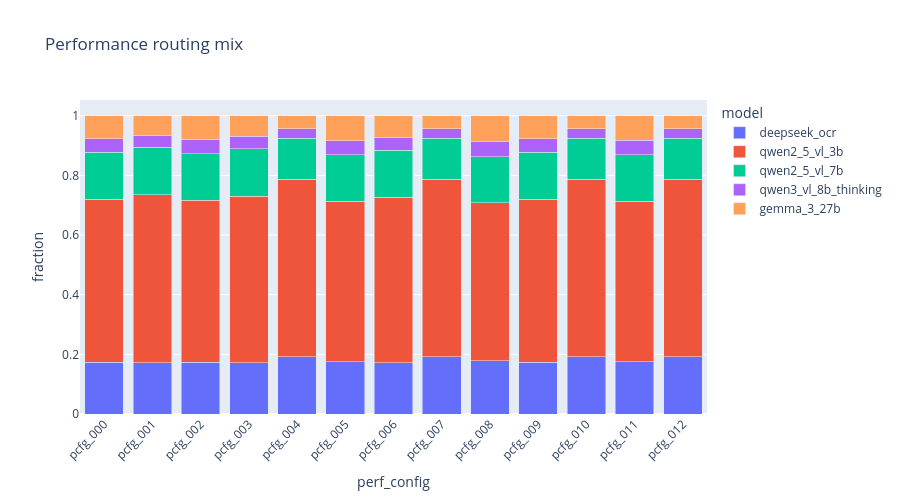

Notebook code cell kept with this figure:
### Markdown cell above
### Routing mix per config

### Code cell
routing_long = (
    routing_df.reset_index().melt(
        id_vars='perf_config',
        var_name='model',
        value_name='fraction',
    )
)
fig = px.bar(
    routing_long,
    x='perf_config',
    y='fraction',
    color='model',
    title='Performance routing mix',
)
fig.update_layout(barmode='stack', xaxis_tickangle=-45, height=500)
fig.show()

### Figure 1 — Plotly figure (JSON) as saved in the notebook; plotly's stock layout.template omitted (floating-point values rounded to 4 significant figures)
{"data": [{"hovertemplate": "model=deepseek_ocr<br>perf_config=%{x}<br>fraction=%{y}<extra></extra>", "legendgroup": "deepseek_ocr", "marker": {"color": "#636efa", "pattern": {"shape": ""}}, "name": "deepseek_ocr", "orientation": "v", "showlegend": true, "textposition": "auto", "type": "bar", "x": ["pcfg_000", "pcfg_001", "pcfg_002", "pcfg_003", "pcfg_004", "pcfg_005", "pcfg_006", "pcfg_007", "pcfg_008", "pcfg_009", "pcfg_010", "pcfg_011", "pcfg_012"], "xaxis": "x", "y": [0.1732, 0.1711, 0.1742, 0.1719, 0.1914, 0.1754, 0.1725, 0.1914, 0.1782, 0.1732, 0.1914, 0.1754, 0.1914], "yaxis": "y"}, {"hovertemplate": "model=qwen2_5_vl_3b<br>perf_config=%{x}<br>fraction=%{y}<extra></extra>", "legendgroup": "qwen2_5_vl_3b", "marker": {"color": "#EF553B", "pattern": {"shape": ""}}, "name": "qwen2_5_vl_3b", "orientation": "v", "showlegend": true, "textposition": "auto", "type": "bar", "x": ["pcfg_000", "pcfg_001", "pcfg_002", "pcfg_003", "pcfg_004", "pcfg_005", "pcfg_006", "pcfg_007", "pcfg_008", "pcfg_009", "pcfg_010", "pcfg_011", "pcfg_012"], "xaxis": "x", "y": [0.5473, 0.5637, 0.5422, 0.5589, 0.5948, 0.5375, 0.554, 0.5948, 0.5294, 0.5468, 0.5948, 0.5375, 0.5948], "yaxis": "y"}, {"hovertemplate": "model=qwen2_5_vl_7b<br>perf_config=%{x}<br>fraction=%{y}<extra></extra>", "legendgroup": "qwen2_5_vl_7b", "marker": {"color": "#00cc96", "pattern": {"shape": ""}}, "name": "qwen2_5_vl_7b", "orientation": "v", "showlegend": true, "textposition": "auto", "type": "bar", "x": ["pcfg_000", "pcfg_001", "pcfg_002", "pcfg_003", "pcfg_004", "pcfg_005", "pcfg_006", "pcfg_007", "pcfg_008", "pcfg_009", "pcfg_010", "pcfg_011", "pcfg_012"], "xaxis": "x", "y": [0.157, 0.159, 0.1565, 0.1592, 0.1381, 0.1563, 0.1582, 0.1381, 0.155, 0.1569, 0.1381, 0.1562, 0.1381], "yaxis": "y"}, {"hovertemplate": "model=qwen3_vl_8b_thinking<br>perf_config=%{x}<br>fraction=%{y}<extra></extra>", "legendgroup": "qwen3_vl_8b_thinking", "marker": {"color": "#ab63fa", "pattern": {"shape": ""}}, "name": "qwen3_vl_8b_thinking", "orientation": "v", "showlegend": true, "textposition": "auto", "type": "bar", "x": ["pcfg_000", "pcfg_001", "pcfg_002", "pcfg_003", "pcfg_004", "pcfg_005", "pcfg_006", "pcfg_007", "pcfg_008", "pcfg_009", "pcfg_010", "pcfg_011", "pcfg_012"], "xaxis": "x", "y": [0.04553, 0.03959, 0.04673, 0.04054, 0.03257, 0.04773, 0.04231, 0.03257, 0.04929, 0.04564, 0.03257, 0.04773, 0.03257], "yaxis": "y"}, {"hovertemplate": "model=gemma_3_27b<br>perf_config=%{x}<br>fraction=%{y}<extra></extra>", "legendgroup": "gemma_3_27b", "marker": {"color": "#FFA15A", "pattern": {"shape": ""}}, "name": "gemma_3_27b", "orientation": "v", "showlegend": true, "textposition": "auto", "type": "bar", "x": ["pcfg_000", "pcfg_001", "pcfg_002", "pcfg_003", "pcfg_004", "pcfg_005", "pcfg_006", "pcfg_007", "pcfg_008", "pcfg_009", "pcfg_010", "pcfg_011", "pcfg_012"], "xaxis": "x", "y": [0.07689, 0.0666, 0.08034, 0.06948, 0.04315, 0.08316, 0.07296, 0.04312, 0.08813, 0.07744, 0.04313, 0.08311, 0.04312], "yaxis": "y"}], "layout": {"barmode": "stack", "height": 500, "legend": {"title": {"text": "model"}, "tracegroupgap": 0}, "title": {"text": "Performance routing mix"}, "xaxis": {"anchor": "y", "domain": [0, 1], "tickangle": -45, "title": {"text": "perf_config"}}, "yaxis": {"anchor": "x", "domain": [0, 1], "title": {"text": "fraction"}}}}
